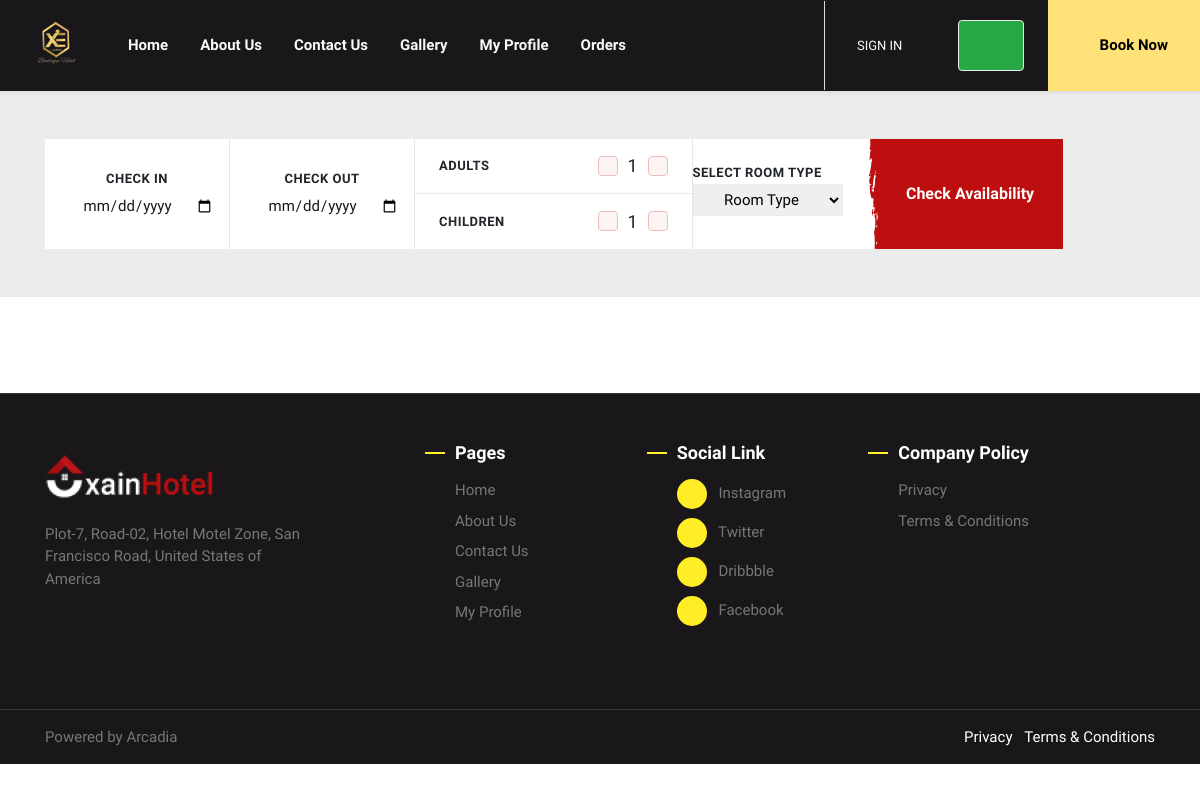
Before: /room_list/ with the older database file.
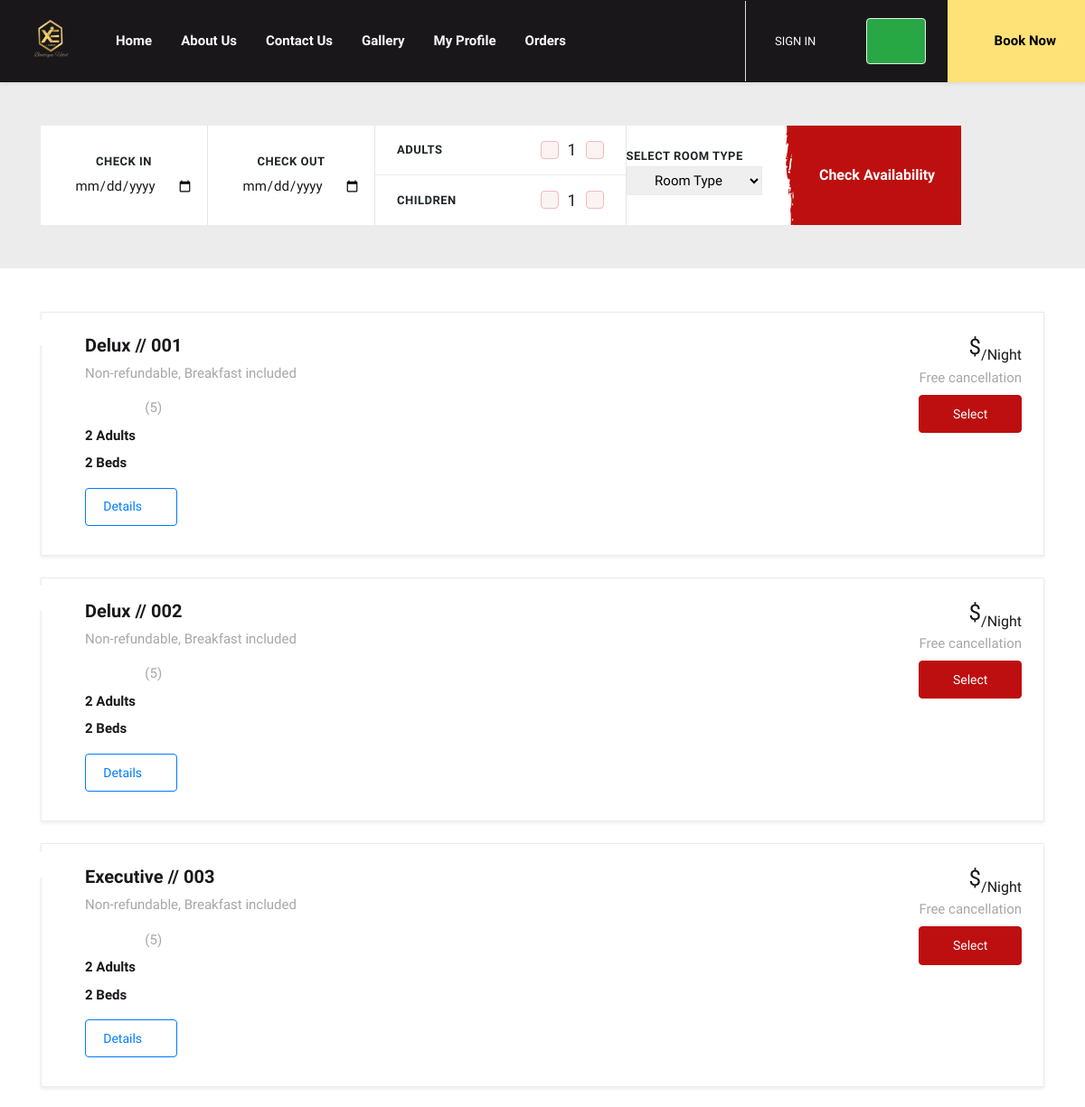
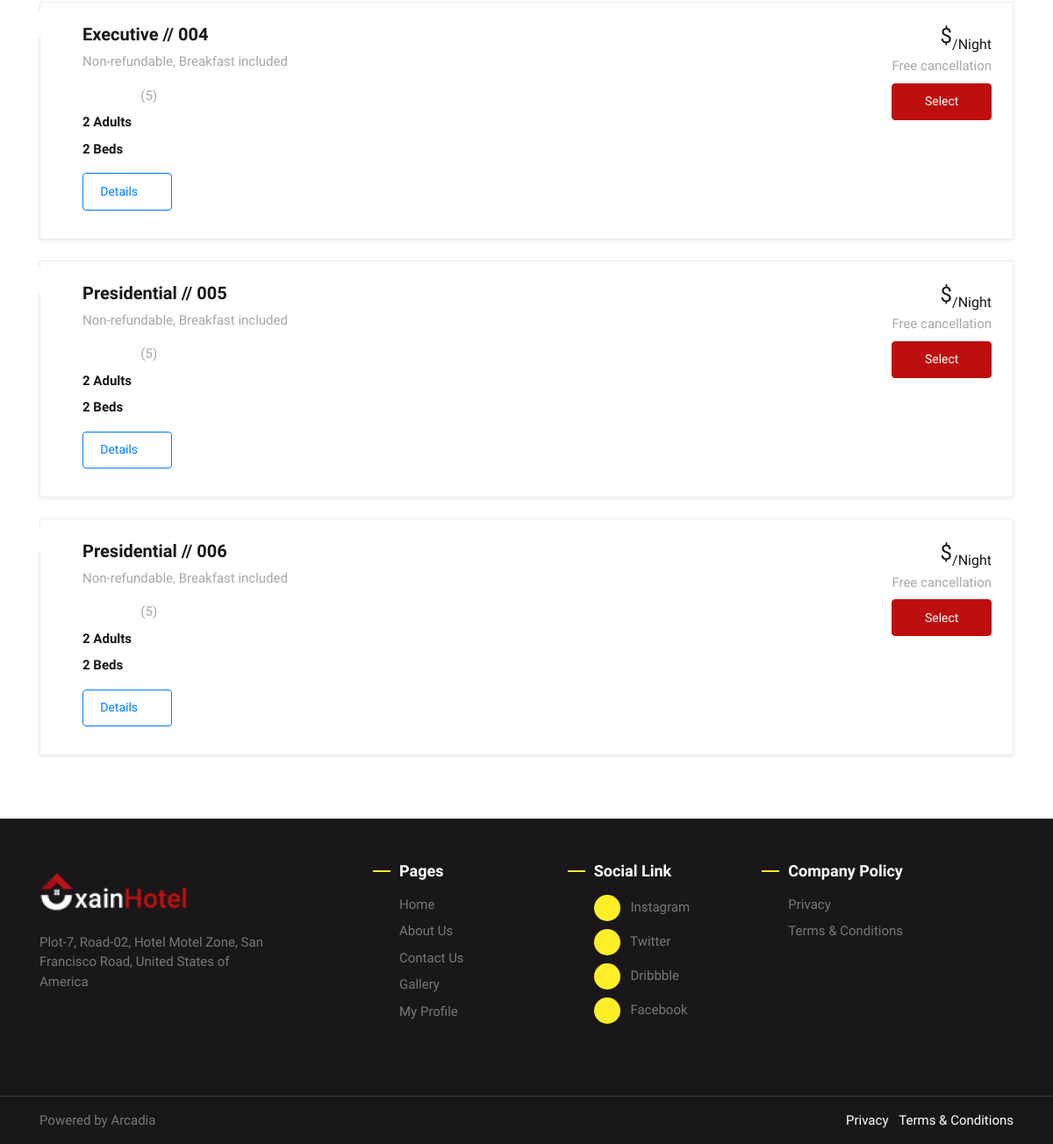
After: the same page with the newer database file (2 pictures, top to bottom).
### bookings/models.py (models this page shows, shortened)
class Room(models.Model):
    FLOOR = (
        ('ground_floor', 'Ground Floor'),
        ('first_floor', 'First Floor'),
        ('second_floor', 'Second Floor'),
    )
    hotel = models.ForeignKey(Hotel, on_delete=models.CASCADE)
    room_type = models.ForeignKey(RoomType, on_delete=models.CASCADE)
    banner_img = models.ImageField(upload_to="rooms", null=True, blank=True)
    room_number = models.CharField(max_length=10)
    floor = models.CharField(max_length=20, choices=FLOOR, default='ground_floor')
    price_override = models.DecimalField(max_digits=12, decimal_places=2, null=True, blank=True)
    is_available = models.BooleanField(default=True)
    rid = ShortUUIDField(unique=True, length=10, max_length=20, alphabet="abcdefghijklmnopqrstuvxyz")
    date = models.DateTimeField(auto_now_add=True)

class RoomType(models.Model):
    ROOM_TYPES = (
        ('Delux', 'Delux'),
        ('Executive', 'Executive'),
        ('Presidential', 'Presidential'),
    )
    hotel = models.ForeignKey(Hotel, on_delete=models.CASCADE)
    banner_img = models.ImageField(upload_to="room_type", null=True, blank=True)
    type = models.CharField(max_length=20, choices = ROOM_TYPES, null=True, blank=True)
    base_price = models.DecimalField(max_digits=12, decimal_places=2, default=0.00)
    number_of_beds = models.PositiveIntegerField(default=0)
    room_capacity = models.PositiveIntegerField(default=0)
    rtid = ShortUUIDField(unique=True, length=10, max_length=20, alphabet="abcdefghijklmnopqrstuvxyz")
    slug = models.SlugField(null=True, blank=True)
    date = models.DateTimeField(auto_now_add=True)
    def __str__(self):
        return f"{self.type}"

### core/views.py (the view)
def all_rooms(request):
    template ='pages/roomlist.html'
    hotel = Hotel.objects.filter(status='Live').first()
    rooms = Room.objects.all()
    context = {
    'hotel':hotel,
    'rooms': rooms,
     }
    return render(request, template, context)

### bookings/models.py (called while the page is built)
    def hotel_room_types(self):
        return RoomType.objects.filter(hotel=self)

### core/templates/pages/roomlist.html (shortened to what the changed rows need)
{% extends 'pages_base.html' %}
{% load static %}
{% block content %}
    <div class="section py-5">
        <div class="container">
            {% if rooms %}
                {% for room in rooms %}
                    <div class="room-list card shadow-sm rounded-0 mb-4">
                        <div class="card-body p-4">
                            <div class="media d-block d-md-flex">
                                <div class="position-relative mr-md-4 mb-3 mb-md-0">
                                    <div class="icon-content position-absolute d-flex">
                                        <a class="zoom-icon mr-2 text-primary" href="{{ room.banner_img.url }}" data-fancybox data-caption="{{ room.room_type }}">
                                            <i class="fas fa-search-plus"></i>
                                        </a>
                                    </div>
                                </div>
                                <div class="media-body">
                                    <div class="d-md-flex justify-content-between">
                                        <div class="item-overview">
                                            <h5 class="item-title font-weight-bold text-dark">{{ room.room_type }} // {{ room.room_number }}</h5>
                                            <p class="item-description text-muted mb-3">Non-refundable, Breakfast included</p>
                                            <div class="star-rating d-flex text-warning mb-2">
                                                <span class="fas fa-star"></span>
                                                <span class="fas fa-star"></span>
                                                <span class="fas fa-star"></span>
                                                <span class="fas fa-star"></span>
                                                <span class="fas fa-star"></span>
                                                <span class="ml-2 text-muted">(5)</span>
                                            </div>
                                            <div class="room-size text-dark font-weight-bold mb-2">{{ room.room_type.room_capacity }} Adults</div>
                                            <div class="room-content text-dark font-weight-bold mb-3">{{ room.room_type.number_of_beds }} Beds</div>
                                            <a class="btn btn-outline-primary mb-2" data-toggle="collapse" href="#details{{ forloop.counter }}" role="button" aria-expanded="false" aria-controls="details{{ forloop.counter }}">Details<i class="ti-angle-down ml-2"></i></a>
                                        </div>
                                        <div class="item-info position-relative text-right">
                                            <div class="item-price">
                                                <div class="d-flex align-items-center justify-content-end">
                                                    <span class="h4 text-dark">$</span>
                                                    <span class="h6 align-self-end mb-1">/Night</span>
                                                </div>
                                                <div class="price-refundable text-muted">
                                                    <span>Free cancellation</span>
                                                </div>
                                            </div>
                                            <form action="" method="post" accept-charset="utf-8">
                                                <div>
                                                    {% if room.is_available == True %}
                                                        <input name="send" type="submit" value="Select" class="btn btn-primary btn-block mt-2" />
                                                    {% else %}
                                                        <input value="Unavailable" class="btn btn-warning btn-block mt-2" disabled />
                                                    {% endif %}
                                                </div>
                                            </form>
                                        </div>
                                    </div>
                                </div>
                            </div>
                        </div>
                    </div>
                {% endfor %}
            {% endif %}
        </div>
    </div>
{% endblock %}

Changed rows visible on the page:
added Room: room_type "Delux", room_number "001", room_type.room_capacity "2", room_type.number_of_beds "2"
added Room: room_type "Delux", room_number "002", room_type.room_capacity "2", room_type.number_of_beds "2"
added Room: room_type "Executive", room_number "003", room_type.room_capacity "2", room_type.number_of_beds "2"
added Room: room_type "Executive", room_number "004", room_type.room_capacity "2", room_type.number_of_beds "2"
added Room: room_type "Presidential", room_number "005", room_type.room_capacity "2", room_type.number_of_beds "2"
added Room: room_type "Presidential", room_number "006", room_type.room_capacity "2", room_type.number_of_beds "2"
